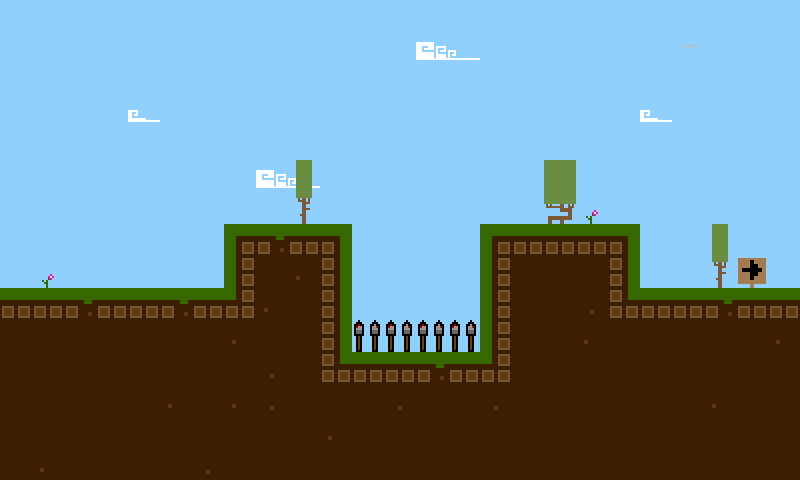

Tiled map render using the project's own tile images. Description and the map definition, with tile-layer contents summarised, below:
An orthogonal 25x15 tile map with 32x32 px tiles, 4 tile layers (background, decorations, Collision Layer, deadlies).

<map version="1.0" orientation="orthogonal" renderorder="right-down" width="25" height="15" tilewidth="32" tileheight="32" nextobjectid="1">
 <tileset firstgid="1" name="tiny-tiles" tilewidth="32" tileheight="32" tilecount="256" columns="16">
  <image source="tiny-tiles.png" width="512" height="512" />
  <tile id="42" probability="0.1" />
  <tile id="44" probability="0.05" />
  <tile id="88" probability="0.1" />
  <tile id="89" probability="0.1" />
  <tile id="97" probability="0.3" />
 </tileset>
 <layer name="background" width="25" height="15">
  <data>[375 cells, 375 non-empty, 5 distinct tile ids]</data>
 </layer>
 <layer name="decorations" width="25" height="15">
  <data>[375 cells, 9 non-empty, 6 distinct tile ids]</data>
 </layer>
 <layer name="Collision Layer" width="25" height="15">
  <data>[375 cells, 160 non-empty, 11 distinct tile ids]</data>
 </layer>
 <layer name="deadlies" width="25" height="15">
  <data>[375 cells, 4 non-empty, 1 distinct tile ids]</data>
 </layer>
</map>
